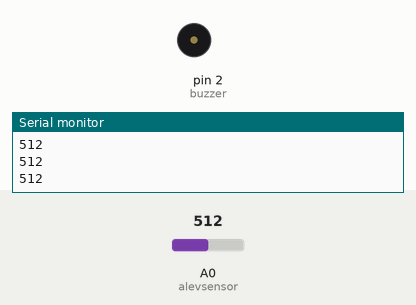
The sketch below on a simulated Arduino Uno, built with avr-gcc and run on an emulated ATmega328P. On the bench: buzzer (waves = sounding, pin HIGH), the last lines printed to the serial monitor. The inputs (shaded band) are chosen by the test bench; at power-on: A0 (alevsensor) = 512.

Above: at 1.3 s.
1.4 s: A0 (alevsensor) set to 0
At 2.8 s:
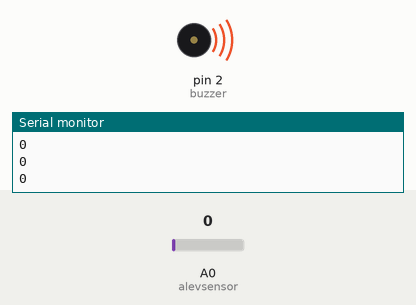
3.5 s: A0 (alevsensor) set to 122
At 4.3 s:
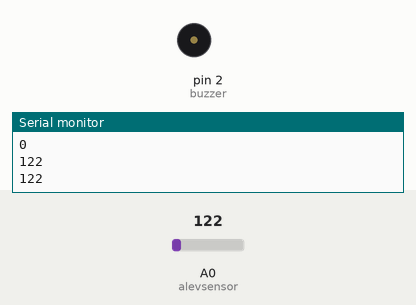
Timing chart, 0 to 6.5 s (numbered marks = the images above; inputs shaded):
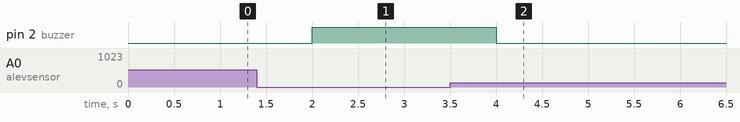

Measured:
- after the input at 1.4 s, pin 2 (buzzer): LOW → HIGH after 0.60 s
- after the input at 3.5 s, pin 2 (buzzer): HIGH → LOW after 0.50 s

The sketch:

alevsensorkullanimi.ino
```cpp
int alevsensor=A0;
int buzzer=2;
void setup() {

 pinMode(buzzer,OUTPUT);
 Serial.begin(9600);

}

void loop() {
 int alevdeger=analogRead(alevsensor);
 Serial.println(alevdeger);
 delay(500);
 if (alevdeger==0)
 {
  digitalWrite(buzzer,HIGH);
  }
  else{
    digitalWrite(buzzer,LOW);
    }

}
```
